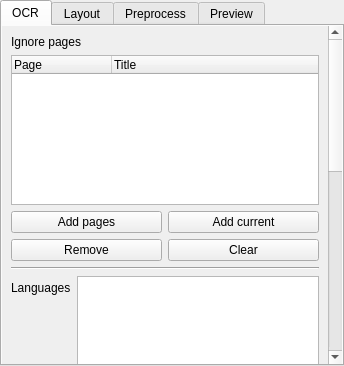
<?xml version="1.0" encoding="UTF-8"?>
<ui version="4.0">
 <class>SettingsPanel</class>
 <widget class="QTabWidget" name="SettingsPanel">
  <widget class="QScrollArea" name="ocr_scroll">
   <property name="widgetResizable">
    <bool>true</bool>
   </property>
   <property name="frameShape">
    <enum>QFrame::NoFrame</enum>
   </property>
   <widget class="QWidget" name="ocr_page" native="true">
    <layout class="QVBoxLayout" name="ocr_layout" stretch="0,1">
     <item>
      <layout class="QFormLayout" name="ocr_form">
       <item row="0" column="0" colspan="2">
        <widget class="QLabel" name="ignore_heading">
         <property name="text">
          <string>Ignore pages</string>
         </property>
        </widget>
       </item>
       <item row="1" column="0" colspan="2">
        <widget class="QTreeWidget" name="ignored_list">
         <property name="minimumSize">
          <size>
           <width>0</width>
           <height>90</height>
          </size>
         </property>
         <property name="maximumSize">
          <size>
           <width>16777215</width>
           <height>150</height>
          </size>
         </property>
         <property name="rootIsDecorated">
          <bool>false</bool>
         </property>
         <property name="alternatingRowColors">
          <bool>true</bool>
         </property>
         <column>
          <property name="text">
           <string>Page</string>
          </property>
         </column>
         <column>
          <property name="text">
           <string>Title</string>
          </property>
         </column>
        </widget>
       </item>
       <item row="2" column="0" colspan="2">
        <layout class="QGridLayout" name="page_actions">
         <item row="0" column="0">
          <widget class="QPushButton" name="add_pages">
           <property name="text">
            <string>Add pages</string>
           </property>
          </widget>
         </item>
         <item row="0" column="1">
          <widget class="QPushButton" name="add_current">
           <property name="text">
            <string>Add current</string>
           </property>
          </widget>
         </item>
         <item row="1" column="0">
          <widget class="QPushButton" name="remove_pages">
           <property name="text">
            <string>Remove</string>
           </property>
          </widget>
         </item>
         <item row="1" column="1">
          <widget class="QPushButton" name="clear_pages">
           <property name="text">
            <string>Clear</string>
           </property>
          </widget>
         </item>
        </layout>
       </item>
       <item row="3" column="0" colspan="2">
        <widget class="QFrame" name="separator">
         <property name="frameShape">
          <enum>QFrame::HLine</enum>
         </property>
         <property name="frameShadow">
          <enum>QFrame::Sunken</enum>
         </property>
        </widget>
       </item>
       <item row="4" column="0">
        <widget class="QLabel" name="language_list_label">
         <property name="text">
          <string>Languages</string>
         </property>
         <property name="buddy">
          <cstring>language_list</cstring>
         </property>
        </widget>
       </item>
       <item row="4" column="1">
        <widget class="QListWidget" name="language_list" />
       </item>
       <item row="5" column="0" colspan="2">
        <widget class="QPushButton" name="manage_models">
         <property name="text">
          <string>Manage models...</string>
         </property>
        </widget>
       </item>
       <item row="6" column="0" colspan="2">
        <widget class="QGroupBox" name="recognition_group">
         <property name="title">
          <string>Recognition</string>
         </property>
         <layout class="QFormLayout" name="recognition_form">
          <item row="0" column="0">
           <widget class="QLabel" name="dpi_label">
            <property name="text">
             <string>Render DPI</string>
            </property>
            <property name="buddy">
             <cstring>dpi</cstring>
            </property>
           </widget>
          </item>
          <item row="0" column="1">
           <widget class="NoWheelSpinBox" name="dpi" />
          </item>
          <item row="1" column="0">
           <widget class="QLabel" name="side_label">
            <property name="text">
             <string>Detector max side</string>
            </property>
            <property name="buddy">
             <cstring>side</cstring>
            </property>
           </widget>
          </item>
          <item row="1" column="1">
           <widget class="NoWheelSpinBox" name="side" />
          </item>
          <item row="2" column="0">
           <widget class="QLabel" name="threads_label">
            <property name="text">
             <string>CPU threads</string>
            </property>
            <property name="buddy">
             <cstring>threads</cstring>
            </property>
           </widget>
          </item>
          <item row="2" column="1">
           <widget class="NoWheelSpinBox" name="threads" />
          </item>
          <item row="3" column="0">
           <widget class="QLabel" name="threshold_label">
            <property name="text">
             <string>Pixel threshold</string>
            </property>
            <property name="buddy">
             <cstring>threshold</cstring>
            </property>
           </widget>
          </item>
          <item row="3" column="1">
           <widget class="NoWheelDoubleSpinBox" name="threshold" />
          </item>
          <item row="4" column="0">
           <widget class="QLabel" name="box_threshold_label">
            <property name="text">
             <string>Box threshold</string>
            </property>
            <property name="buddy">
             <cstring>box_threshold</cstring>
            </property>
           </widget>
          </item>
          <item row="4" column="1">
           <widget class="NoWheelDoubleSpinBox" name="box_threshold" />
          </item>
          <item row="5" column="0">
           <widget class="QLabel" name="unclip_label">
            <property name="text">
             <string>Box expansion</string>
            </property>
            <property name="buddy">
             <cstring>unclip</cstring>
            </property>
           </widget>
          </item>
          <item row="5" column="1">
           <widget class="NoWheelDoubleSpinBox" name="unclip" />
          </item>
          <item row="6" column="0">
           <widget class="QLabel" name="score_label">
            <property name="text">
             <string>Minimum text score</string>
            </property>
            <property name="buddy">
             <cstring>score</cstring>
            </property>
           </widget>
          </item>
          <item row="6" column="1">
           <widget class="NoWheelDoubleSpinBox" name="score" />
          </item>
          <item row="7" column="0" colspan="2">
           <widget class="QCheckBox" name="angle">
            <property name="text">
             <string>Text angle classification</string>
            </property>
           </widget>
          </item>
          <property name="rowWrapPolicy">
           <enum>QFormLayout::WrapLongRows</enum>
          </property>
         </layout>
        </widget>
       </item>
       <item row="7" column="0" colspan="2">
        <widget class="QLabel" name="ocr_note">
         <property name="text">
          <string>Existing text is retained. OCR adds invisible text only.
Recognition and preprocessing changes clear results; anchor margins and preview appearance do not.</string>
         </property>
         <property name="wordWrap">
          <bool>true</bool>
         </property>
        </widget>
       </item>
       <property name="rowWrapPolicy">
        <enum>QFormLayout::WrapLongRows</enum>
       </property>
       <property name="formAlignment">
        <set>Qt::AlignTop</set>
       </property>
       <property name="fieldGrowthPolicy">
        <enum>QFormLayout::AllNonFixedFieldsGrow</enum>
       </property>
      </layout>
     </item>
     <item>
      <spacer name="ocr_stretch">
       <property name="orientation">
        <enum>Qt::Vertical</enum>
       </property>
       <property name="sizeHint">
        <size>
         <width>0</width>
         <height>0</height>
        </size>
       </property>
      </spacer>
     </item>
    </layout>
   </widget>
   <attribute name="title">
    <string>OCR</string>
   </attribute>
  </widget>
  <widget class="QScrollArea" name="layout_scroll">
   <property name="widgetResizable">
    <bool>true</bool>
   </property>
   <property name="frameShape">
    <enum>QFrame::NoFrame</enum>
   </property>
   <widget class="QWidget" name="layout_page" native="true">
    <layout class="QVBoxLayout" name="layout_layout">
     <item>
      <widget class="QGroupBox" name="tiling_group">
       <property name="title">
        <string>Tiled recognition</string>
       </property>
       <property name="checkable">
        <bool>true</bool>
       </property>
       <layout class="QFormLayout" name="tiling_form">
        <item row="0" column="0">
         <widget class="QLabel" name="tile_size_label">
          <property name="text">
           <string>Tile side (px)</string>
          </property>
          <property name="buddy">
           <cstring>tile_size</cstring>
          </property>
         </widget>
        </item>
        <item row="0" column="1">
         <widget class="NoWheelSpinBox" name="tile_size" />
        </item>
        <item row="1" column="0">
         <widget class="QLabel" name="tile_overlap_label">
          <property name="text">
           <string>Overlap (%)</string>
          </property>
          <property name="buddy">
           <cstring>tile_overlap</cstring>
          </property>
         </widget>
        </item>
        <item row="1" column="1">
         <widget class="NoWheelSpinBox" name="tile_overlap" />
        </item>
        <item row="2" column="0" colspan="2">
         <widget class="QLabel" name="tile_note">
          <property name="text">
           <string>Useful for large pages and small text. Seam duplicates are removed; long words may need more overlap.</string>
          </property>
          <property name="wordWrap">
           <bool>true</bool>
          </property>
         </widget>
        </item>
        <property name="rowWrapPolicy">
         <enum>QFormLayout::WrapLongRows</enum>
        </property>
       </layout>
      </widget>
     </item>
     <item>
      <widget class="QGroupBox" name="anchors_group">
       <property name="title">
        <string>Text anchors</string>
       </property>
       <layout class="QFormLayout" name="anchors_form">
        <item row="0" column="0">
         <widget class="QLabel" name="english_label">
          <property name="text">
           <string>English positions</string>
          </property>
          <property name="buddy">
           <cstring>english</cstring>
          </property>
         </widget>
        </item>
        <item row="0" column="1">
         <widget class="NoWheelComboBox" name="english" />
        </item>
        <item row="1" column="0">
         <widget class="QLabel" name="margin_x_label">
          <property name="text">
           <string>Horizontal margin</string>
          </property>
          <property name="buddy">
           <cstring>margin_x</cstring>
          </property>
         </widget>
        </item>
        <item row="1" column="1">
         <widget class="NoWheelDoubleSpinBox" name="margin_x" />
        </item>
        <item row="2" column="0">
         <widget class="QLabel" name="margin_y_label">
          <property name="text">
           <string>Vertical margin</string>
          </property>
          <property name="buddy">
           <cstring>margin_y</cstring>
          </property>
         </widget>
        </item>
        <item row="2" column="1">
         <widget class="NoWheelDoubleSpinBox" name="margin_y" />
        </item>
        <property name="rowWrapPolicy">
         <enum>QFormLayout::WrapLongRows</enum>
        </property>
       </layout>
      </widget>
     </item>
     <item>
      <spacer name="layout_stretch">
       <property name="orientation">
        <enum>Qt::Vertical</enum>
       </property>
       <property name="sizeHint">
        <size>
         <width>0</width>
         <height>0</height>
        </size>
       </property>
      </spacer>
     </item>
    </layout>
   </widget>
   <attribute name="title">
    <string>Layout</string>
   </attribute>
  </widget>
  <widget class="QScrollArea" name="preprocess_scroll">
   <property name="widgetResizable">
    <bool>true</bool>
   </property>
   <property name="frameShape">
    <enum>QFrame::NoFrame</enum>
   </property>
   <widget class="QWidget" name="preprocess_page" native="true">
    <layout class="QVBoxLayout" name="preprocess_layout">
     <item>
      <widget class="QGroupBox" name="color_group">
       <property name="title">
        <string>Color and contrast</string>
       </property>
       <layout class="QFormLayout" name="color_form">
        <item row="0" column="0" colspan="2">
         <widget class="QCheckBox" name="grayscale">
          <property name="text">
           <string>Convert input to grayscale</string>
          </property>
         </widget>
        </item>
        <item row="1" column="0">
         <widget class="QLabel" name="contrast_label">
          <property name="text">
           <string>Contrast</string>
          </property>
          <property name="buddy">
           <cstring>contrast</cstring>
          </property>
         </widget>
        </item>
        <item row="1" column="1">
         <widget class="NoWheelComboBox" name="contrast" />
        </item>
        <item row="2" column="0">
         <widget class="QLabel" name="contrast_clip_label">
          <property name="text">
           <string>Local contrast limit</string>
          </property>
          <property name="buddy">
           <cstring>contrast_clip</cstring>
          </property>
         </widget>
        </item>
        <item row="2" column="1">
         <widget class="NoWheelDoubleSpinBox" name="contrast_clip" />
        </item>
        <property name="rowWrapPolicy">
         <enum>QFormLayout::WrapLongRows</enum>
        </property>
       </layout>
      </widget>
     </item>
     <item>
      <widget class="QGroupBox" name="noise_group">
       <property name="title">
        <string>Noise reduction</string>
       </property>
       <layout class="QFormLayout" name="noise_form">
        <item row="0" column="0">
         <widget class="QLabel" name="denoise_label">
          <property name="text">
           <string>Filter</string>
          </property>
          <property name="buddy">
           <cstring>denoise</cstring>
          </property>
         </widget>
        </item>
        <item row="0" column="1">
         <widget class="NoWheelComboBox" name="denoise" />
        </item>
       </layout>
      </widget>
     </item>
     <item>
      <widget class="QLabel" name="preprocessing_note">
       <property name="text">
        <string>Applied only to OCR input, before splitting into tiles. Original PDF images and colored overlay backgrounds remain unchanged. All preprocessing is off by default.</string>
       </property>
       <property name="wordWrap">
        <bool>true</bool>
       </property>
      </widget>
     </item>
     <item>
      <spacer name="preprocess_stretch">
       <property name="orientation">
        <enum>Qt::Vertical</enum>
       </property>
       <property name="sizeHint">
        <size>
         <width>0</width>
         <height>0</height>
        </size>
       </property>
      </spacer>
     </item>
    </layout>
   </widget>
   <attribute name="title">
    <string>Preprocess</string>
   </attribute>
  </widget>
  <widget class="QWidget" name="appearance" native="true">
   <layout class="QVBoxLayout" name="display">
    <item>
     <widget class="QPushButton" name="color_button">
      <property name="text">
       <string />
      </property>
     </widget>
    </item>
    <item>
     <widget class="QPushButton" name="font_button">
      <property name="text">
       <string />
      </property>
     </widget>
    </item>
    <item>
     <widget class="QLabel" name="preview_note">
      <property name="text">
       <string>These settings affect colored text in the preview only. The exported text layer is always invisible.</string>
      </property>
      <property name="wordWrap">
       <bool>true</bool>
      </property>
     </widget>
    </item>
    <item>
     <spacer name="preview_stretch">
      <property name="orientation">
       <enum>Qt::Vertical</enum>
      </property>
      <property name="sizeHint">
       <size>
        <width>0</width>
        <height>0</height>
       </size>
      </property>
     </spacer>
    </item>
   </layout>
   <attribute name="title">
    <string>Preview</string>
   </attribute>
  </widget>
 </widget>
 <customwidgets>
  <customwidget>
   <class>NoWheelComboBox</class>
   <extends>QComboBox</extends>
   <header>utils.qt_widgets</header>
  </customwidget>
  <customwidget>
   <class>NoWheelDoubleSpinBox</class>
   <extends>QDoubleSpinBox</extends>
   <header>utils.qt_widgets</header>
  </customwidget>
  <customwidget>
   <class>NoWheelSpinBox</class>
   <extends>QSpinBox</extends>
   <header>utils.qt_widgets</header>
  </customwidget>
 </customwidgets>
 <resources />
 <connections />
</ui>
